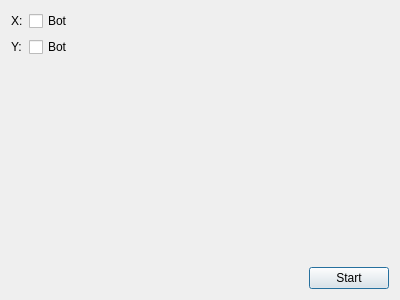
<?xml version="1.0" encoding="UTF-8"?>
<ui version="4.0">
 <class>StartDialog</class>
 <widget class="QDialog" name="StartDialog">
  <property name="geometry">
   <rect>
    <x>0</x>
    <y>0</y>
    <width>400</width>
    <height>300</height>
   </rect>
  </property>
  <property name="windowTitle">
   <string>Dialog</string>
  </property>
  <layout class="QVBoxLayout" name="verticalLayout">
   <item>
    <layout class="QFormLayout" name="formLayout">
     <item row="0" column="0">
      <widget class="QLabel" name="label">
       <property name="text">
        <string>X:</string>
       </property>
      </widget>
     </item>
     <item row="0" column="1">
      <widget class="QCheckBox" name="checkBox">
       <property name="text">
        <string>Bot</string>
       </property>
      </widget>
     </item>
     <item row="1" column="0">
      <widget class="QLabel" name="label_2">
       <property name="text">
        <string>Y:</string>
       </property>
      </widget>
     </item>
     <item row="1" column="1">
      <widget class="QCheckBox" name="checkBox_2">
       <property name="text">
        <string>Bot</string>
       </property>
      </widget>
     </item>
    </layout>
   </item>
   <item>
    <layout class="QHBoxLayout" name="horizontalLayout_2">
     <item>
      <spacer name="horizontalSpacer">
       <property name="orientation">
        <enum>Qt::Horizontal</enum>
       </property>
       <property name="sizeHint" stdset="0">
        <size>
         <width>40</width>
         <height>20</height>
        </size>
       </property>
      </spacer>
     </item>
     <item>
      <widget class="QPushButton" name="startButton">
       <property name="text">
        <string>Start</string>
       </property>
      </widget>
     </item>
    </layout>
   </item>
  </layout>
 </widget>
 <resources/>
 <connections>
  <connection>
   <sender>startButton</sender>
   <signal>clicked()</signal>
   <receiver>StartDialog</receiver>
   <slot>accept()</slot>
   <hints>
    <hint type="sourcelabel">
     <x>334</x>
     <y>225</y>
    </hint>
    <hint type="destinationlabel">
     <x>271</x>
     <y>265</y>
    </hint>
   </hints>
  </connection>
 </connections>
</ui>
